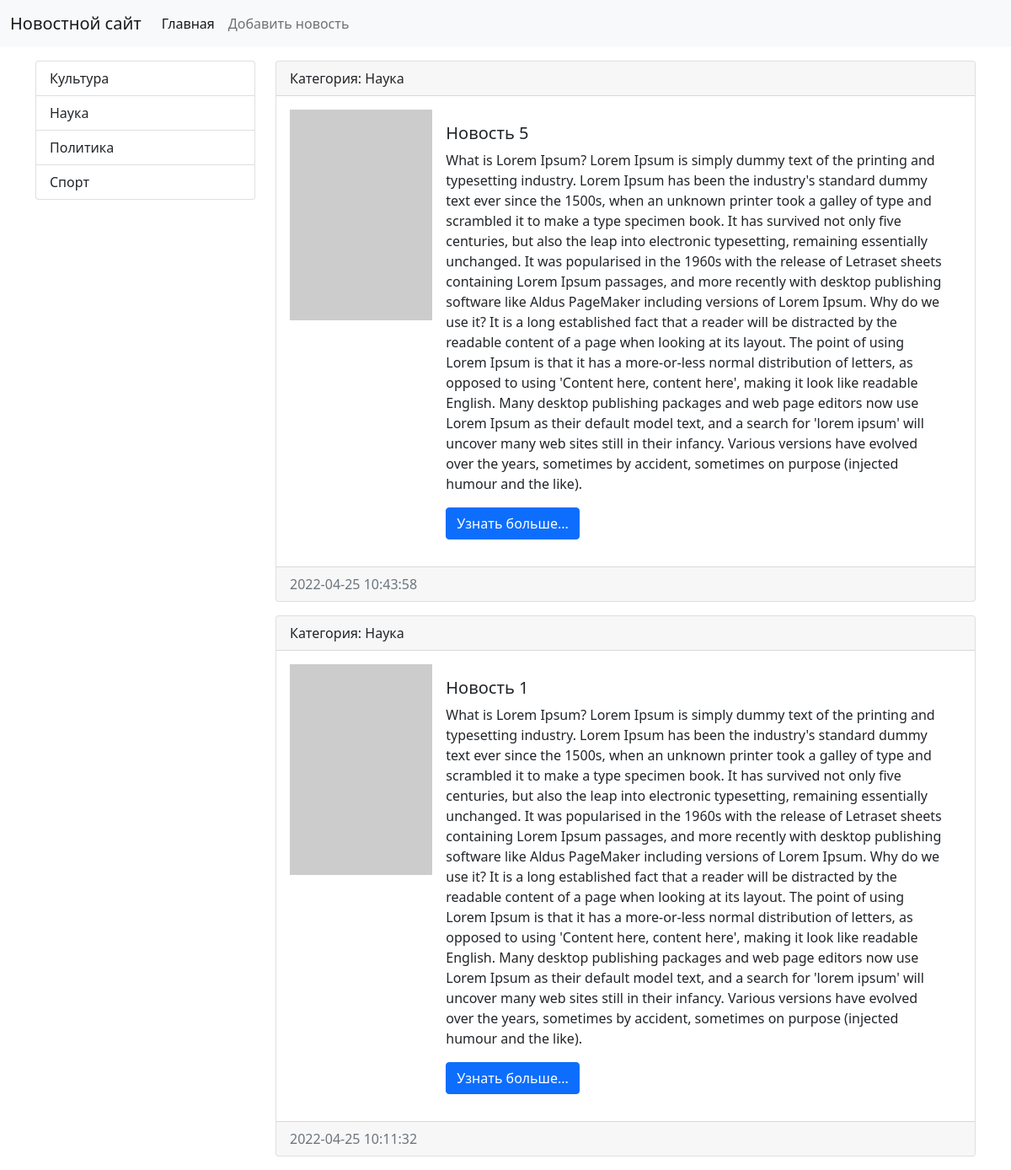
The app's page /category/4/ with its own data.
### news/models.py (models this page shows, shortened)
class Category(models.Model):
    title = models.CharField(max_length=150, db_index=True, verbose_name='Наименование категории')
    def get_absolute_url(self):
        return reverse_lazy('category', kwargs={"category_id": self.pk}) # 1 (аргум) названия маршрута, 2 (аргум) необходимый параметр для данного маршрута
    def __str__(self):
        return self.title
    class Meta:
        verbose_name = 'Категория'
        verbose_name_plural = 'Категории' # в множественном числе
        ordering = ['title'] # для сортировки

class News(models.Model):
    title = models.CharField(max_length=150, verbose_name='Наименование')
    content = models.TextField(blank=True, verbose_name='Контент')
    created_at = models.DateTimeField(auto_now_add=True, verbose_name='Создано')
    updated_at = models.DateTimeField(auto_now=True, verbose_name='Обновлено')
    photo = models.ImageField(upload_to='photos/%Y/%m/%d/', verbose_name='Фото', blank=True)
    is_published = models.BooleanField(default=True, verbose_name='Опубликовано')
    category = models.ForeignKey('Category', on_delete=models.PROTECT, null=True, verbose_name='Категория')
    class Meta:
        verbose_name = 'Новость'
        verbose_name_plural = 'Новости' # в множественном числе
        ordering = ['-created_at'] # для сортировки

### news/views.py (the view)
# urls.py: path('category/<int:category_id>/', get_category, name='category'),
def get_category(request, category_id):
    news = News.objects.filter(category_id=category_id)
    category = Category.objects.get(pk=category_id)
    return render(request, 'news/category.html', {'news': news, 'category': category})

### news/templatetags/news_tags.py (called while the page is built)
@register.inclusion_tag('news/list_categories.html')
def show_categories(arg1='Hello', arg2='world'):
    categories = Category.objects.all()
    return {"categories": categories, "arg1": arg1, "arg2": arg2}

### news/templates/news/category.html (shortened to what this page needs)
{% extends 'base.html' %}
{% block sidebar %}
    {% include 'include/_sidebar.html' %}
{% endblock %}
{% block content %}
    {% for item_news in news %}
    <div class="card mb-3">
        <div class="card-header">
            Категория: {{ item_news.category }}
        </div>
        <div class="card-body">
            <div class="media" style="display: flex">
                {% if item_news.photo %}
                <img src="{{ item_news.photo.url }}" alt="" width="350" height="250" class="img mr-3">
                {% else %}
                <img src="https://picsum.photos/id/237/350/250" height="250" alt="" class="mr-3">
                {% endif %}
                <div class="media-body p-3">
                    <h5 class="card-title">{{ item_news.title }}</h5>
                    <p class="card-text">{{ item_news.content }}</p>
                    <a href="#" class="btn btn-primary">Узнать больше...</a>
                </div>
            </div>
        </div>
        <div class="card-footer text-muted">
            {{ item_news.created_at|date:"Y-m-d H:i:s" }}
        </div>
    </div>
    {% endfor %}
{% endblock %}

### templates/base.html (shortened to what this page needs)
<!doctype html>
<html lang="en">
<head>
    <link href="https://cdn.jsdelivr.net/npm/bootstrap@5.1.3/dist/css/bootstrap.min.css" rel="stylesheet"
>
</head>
<body>
{% include 'include/_nav.html' %}
<div class="container mt-3">
    <div class="row">
        <div class="col-md-3">
            {% block sidebar %}SIDEBAR{% endblock %}
        </div>
        <div class="col-md-9">
            {% block content %}CONTENT{% endblock %}
        </div>
    </div>
</div>
</body>
</html>

### templates/include/_nav.html (shortened to what this page needs)
<nav class="navbar navbar-expand-lg navbar-light bg-light">
    <div class="container-fluid">
        <a class="navbar-brand" href="{% url 'home' %}">Новостной сайт</a>
        <div class="collapse navbar-collapse" id="navbarSupportedContent">
            <ul class="navbar-nav me-auto mb-2 mb-lg-0">
                <li class="nav-item">
                    <a class="nav-link active" aria-current="page" href="{% url 'home' %}">Главная</a>
                </li>
                <li class="nav-item">
                    <a class="nav-link" href="{% url 'home' %}">Добавить новость</a>
                </li>
            </ul>
        </div>
    </div>
</nav>

### templates/include/_sidebar.html (shortened to what this page needs)
{% load news_tags %}
{% show_categories %}

### news/templates/news/list_categories.html
<div class="list-group">
    {% for item_categories in categories %}
    <a href="{{ item_categories.get_absolute_url }}" class="list-group-item list-group-item-action">
        {{ item_categories.title }}
    </a>
    {% endfor %}
</div>

### records on screen
Category: title "Культура"
Category: title "Наука"
Category: title "Политика"
Category: title "Спорт"
News: category "Наука", title "Новость 5", content "What is Lorem Ipsum? Lorem Ipsum is simply dummy text of the printing and typesetting industry. Lorem Ipsum has been the industry's standard dummy text ever since the 1500s, when an unknown printer took a galley of type and scrambled it to make a type specimen book. It has survived not only five centuries, but also the leap into electronic typesetting, remaining essentially unchanged. It was popularised in the 1960s with the release of Letraset sheets containing Lorem Ipsum passages, and more recently with desktop publishing software like Aldus PageMaker including versions of Lorem Ipsum. Why do we use it? It is a long established fact that a reader will be distracted by the readable…", created_at "2022-04-25 10:43:58"
News: category "Наука", title "Новость 1", content "What is Lorem Ipsum? Lorem Ipsum is simply dummy text of the printing and typesetting industry. Lorem Ipsum has been the industry's standard dummy text ever since the 1500s, when an unknown printer took a galley of type and scrambled it to make a type specimen book. It has survived not only five centuries, but also the leap into electronic typesetting, remaining essentially unchanged. It was popularised in the 1960s with the release of Letraset sheets containing Lorem Ipsum passages, and more recently with desktop publishing software like Aldus PageMaker including versions of Lorem Ipsum. Why do we use it? It is a long established fact that a reader will be distracted by the readable…", created_at "2022-04-25 10:11:32"
